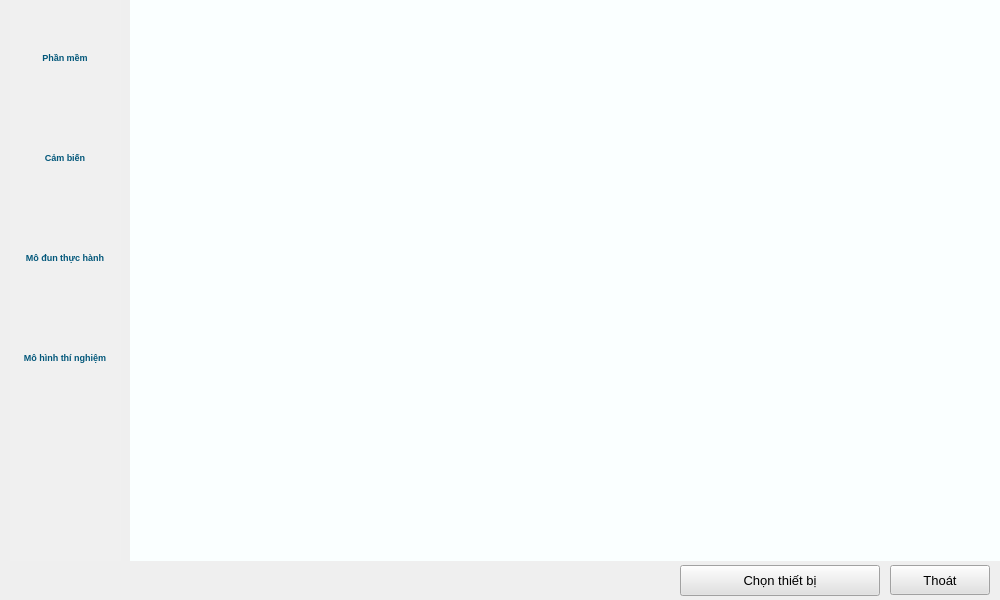
<?xml version="1.0" encoding="UTF-8"?>
<ui version="4.0">
 <class>FrmDeviceTable</class>
 <widget class="QMainWindow" name="FrmDeviceTable">
  <property name="geometry">
   <rect>
    <x>0</x>
    <y>0</y>
    <width>1000</width>
    <height>600</height>
   </rect>
  </property>
  <property name="windowTitle">
   <string>MainWindow</string>
  </property>
  <widget class="QWidget" name="centralwidget">
   <widget class="QListWidget" name="listWidget_Group">
    <property name="geometry">
     <rect>
      <x>10</x>
      <y>0</y>
      <width>111</width>
      <height>561</height>
     </rect>
    </property>
    <property name="styleSheet">
     <string notr="true">background-color: rgb(240, 240, 240);</string>
    </property>
    <property name="frameShape">
     <enum>QFrame::NoFrame</enum>
    </property>
    <property name="frameShadow">
     <enum>QFrame::Sunken</enum>
    </property>
    <property name="alternatingRowColors">
     <bool>false</bool>
    </property>
    <property name="textElideMode">
     <enum>Qt::ElideMiddle</enum>
    </property>
    <property name="movement">
     <enum>QListView::Static</enum>
    </property>
    <property name="viewMode">
     <enum>QListView::IconMode</enum>
    </property>
    <property name="modelColumn">
     <number>0</number>
    </property>
    <property name="uniformItemSizes">
     <bool>true</bool>
    </property>
    <property name="selectionRectVisible">
     <bool>false</bool>
    </property>
   </widget>
   <widget class="QToolButton" name="toolButton_groupSensor">
    <property name="geometry">
     <rect>
      <x>15</x>
      <y>120</y>
      <width>100</width>
      <height>75</height>
     </rect>
    </property>
    <property name="font">
     <font>
      <pointsize>7</pointsize>
      <bold>true</bold>
     </font>
    </property>
    <property name="styleSheet">
     <string notr="true">QToolButton#toolButton_groupSensor{
color: rgb(2, 87, 122);
background-color: rgb(240, 240, 240);
border: none;
border-style: outset;
border-width: 0px;
border-radius: 15px;
}
QToolButton#toolButton_groupSensor:hover{
background-color: rgb(25, 149, 173);
color: rgb(255, 255, 255);
}</string>
    </property>
    <property name="text">
     <string>Cảm biến</string>
    </property>
    <property name="icon">
     <iconset resource="../group.qrc">
      <normaloff>:/icon/group/iconSensorGroup_off.jpg</normaloff>
      <activeoff>:/icon/group/iconSensorGroup_on.jpg</activeoff>:/icon/group/iconSensorGroup_off.jpg</iconset>
    </property>
    <property name="iconSize">
     <size>
      <width>75</width>
      <height>50</height>
     </size>
    </property>
    <property name="toolButtonStyle">
     <enum>Qt::ToolButtonTextUnderIcon</enum>
    </property>
    <property name="autoRaise">
     <bool>true</bool>
    </property>
   </widget>
   <widget class="QToolButton" name="toolButton_groupModule">
    <property name="geometry">
     <rect>
      <x>15</x>
      <y>220</y>
      <width>100</width>
      <height>75</height>
     </rect>
    </property>
    <property name="font">
     <font>
      <pointsize>7</pointsize>
      <bold>true</bold>
     </font>
    </property>
    <property name="styleSheet">
     <string notr="true">QToolButton#toolButton_groupModule{
color: rgb(2, 87, 122);
background-color: rgb(240, 240, 240);
border: none;
border-style: outset;
border-width: 0px;
border-radius: 15px;
}
QToolButton#toolButton_groupModule:hover{
background-color: rgb(25, 149, 173);
color: rgb(255, 255, 255);
}</string>
    </property>
    <property name="text">
     <string>Mô đun thực hành</string>
    </property>
    <property name="icon">
     <iconset resource="../group.qrc">
      <normaloff>:/icon/group/iconModuleGroup_off.jpg</normaloff>
      <activeoff>:/icon/group/iconModuleGroup_on.jpg</activeoff>:/icon/group/iconModuleGroup_off.jpg</iconset>
    </property>
    <property name="iconSize">
     <size>
      <width>75</width>
      <height>50</height>
     </size>
    </property>
    <property name="toolButtonStyle">
     <enum>Qt::ToolButtonTextUnderIcon</enum>
    </property>
    <property name="autoRaise">
     <bool>true</bool>
    </property>
   </widget>
   <widget class="QToolButton" name="toolButton_groupSystem">
    <property name="geometry">
     <rect>
      <x>15</x>
      <y>320</y>
      <width>100</width>
      <height>75</height>
     </rect>
    </property>
    <property name="font">
     <font>
      <pointsize>7</pointsize>
      <bold>true</bold>
     </font>
    </property>
    <property name="toolTip">
     <string/>
    </property>
    <property name="styleSheet">
     <string notr="true">QToolButton#toolButton_groupSystem{
color: rgb(2, 87, 122);
background-color: rgb(240, 240, 240);
border: none;
border-style: outset;
border-width: 0px;
border-radius: 15px;
}
QToolButton#toolButton_groupSystem:hover{
background-color: rgb(25, 149, 173);
color: rgb(255, 255, 255);
}</string>
    </property>
    <property name="text">
     <string>Mô hình thí nghiệm</string>
    </property>
    <property name="icon">
     <iconset resource="../group.qrc">
      <normaloff>:/icon/group/iconSystemGroup_off.jpg</normaloff>
      <activeoff>:/icon/group/iconSystemGroup_on.jpg</activeoff>:/icon/group/iconSystemGroup_off.jpg</iconset>
    </property>
    <property name="iconSize">
     <size>
      <width>75</width>
      <height>50</height>
     </size>
    </property>
    <property name="toolButtonStyle">
     <enum>Qt::ToolButtonTextUnderIcon</enum>
    </property>
    <property name="autoRaise">
     <bool>true</bool>
    </property>
   </widget>
   <widget class="QToolButton" name="toolButton_groupSoftware">
    <property name="geometry">
     <rect>
      <x>15</x>
      <y>20</y>
      <width>100</width>
      <height>75</height>
     </rect>
    </property>
    <property name="font">
     <font>
      <pointsize>7</pointsize>
      <bold>true</bold>
     </font>
    </property>
    <property name="styleSheet">
     <string notr="true">QToolButton#toolButton_groupSoftware{
color: rgb(2, 87, 122);
background-color: rgb(240, 240, 240);
border: none;
border-style: outset;
border-width: 0px;
border-radius: 15px;
}
QToolButton#toolButton_groupSoftware:hover{
background-color: rgb(25, 149, 173);
color: rgb(255, 255, 255);
}</string>
    </property>
    <property name="text">
     <string>Phần mềm</string>
    </property>
    <property name="icon">
     <iconset resource="../group.qrc">
      <normaloff>:/icon/group/iconSoftwareGroup_off.jpg</normaloff>
      <activeoff>:/icon/group/iconSoftwareGroup_on.jpg</activeoff>:/icon/group/iconSoftwareGroup_off.jpg</iconset>
    </property>
    <property name="iconSize">
     <size>
      <width>75</width>
      <height>50</height>
     </size>
    </property>
    <property name="toolButtonStyle">
     <enum>Qt::ToolButtonTextUnderIcon</enum>
    </property>
    <property name="autoRaise">
     <bool>true</bool>
    </property>
   </widget>
   <widget class="QListWidget" name="listWidget_Type">
    <property name="geometry">
     <rect>
      <x>130</x>
      <y>0</y>
      <width>871</width>
      <height>561</height>
     </rect>
    </property>
    <property name="styleSheet">
     <string notr="true">background-color: rgb(250, 255, 255);</string>
    </property>
    <property name="frameShape">
     <enum>QFrame::NoFrame</enum>
    </property>
    <property name="frameShadow">
     <enum>QFrame::Sunken</enum>
    </property>
   </widget>
   <widget class="QPushButton" name="pushButton_Cancel">
    <property name="geometry">
     <rect>
      <x>890</x>
      <y>565</y>
      <width>100</width>
      <height>30</height>
     </rect>
    </property>
    <property name="font">
     <font>
      <pointsize>10</pointsize>
      <bold>false</bold>
     </font>
    </property>
    <property name="styleSheet">
     <string notr="true">background-color: rgb(225, 225, 225);</string>
    </property>
    <property name="text">
     <string>Thoát</string>
    </property>
    <property name="shortcut">
     <string>Esc</string>
    </property>
   </widget>
   <widget class="QPushButton" name="pushButton_selectDevice">
    <property name="geometry">
     <rect>
      <x>680</x>
      <y>565</y>
      <width>200</width>
      <height>31</height>
     </rect>
    </property>
    <property name="font">
     <font>
      <pointsize>10</pointsize>
      <bold>false</bold>
     </font>
    </property>
    <property name="styleSheet">
     <string notr="true">background-color: rgb(225, 225, 225);</string>
    </property>
    <property name="text">
     <string>Chọn thiết bị</string>
    </property>
    <property name="shortcut">
     <string>Return</string>
    </property>
   </widget>
  </widget>
 </widget>
 <tabstops>
  <tabstop>toolButton_groupSoftware</tabstop>
  <tabstop>toolButton_groupSensor</tabstop>
  <tabstop>toolButton_groupModule</tabstop>
  <tabstop>toolButton_groupSystem</tabstop>
  <tabstop>pushButton_selectDevice</tabstop>
  <tabstop>pushButton_Cancel</tabstop>
  <tabstop>listWidget_Type</tabstop>
  <tabstop>listWidget_Group</tabstop>
 </tabstops>
 <resources>
  <include location="../group.qrc"/>
 </resources>
 <connections/>
</ui>
